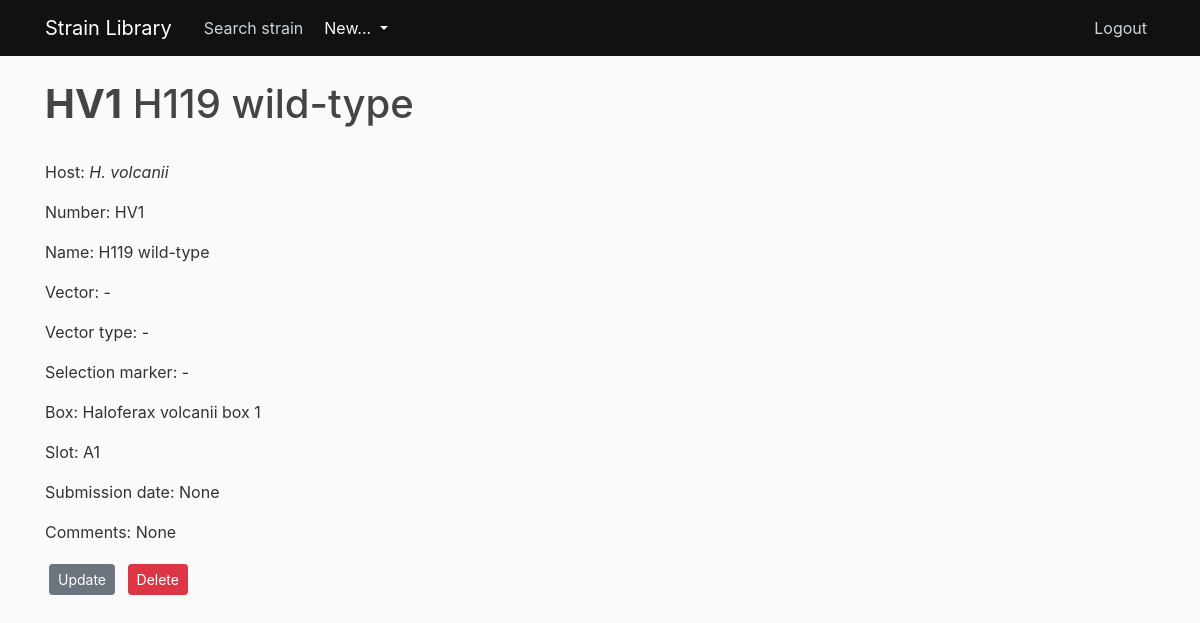
The app's page /strain/314/ (signed in) with its own data.
### strain_library/models.py (models this page shows, shortened)
class Strain(db.Model):
    __tablename__ = 'strain'
    id = db.Column(db.Integer, primary_key=True)
    number = db.Column(db.String, nullable=False, unique=True)
    name = db.Column(db.String, nullable=False)
    host = db.Column(db.String, nullable=False)
    vector = db.Column(db.String)
    vector_type = db.Column(db.String)
    selection_marker = db.Column(db.String)
    box = db.Column(db.String)
    slot = db.Column(db.String)
    date_of_creation = db.Column(db.Date)
    comments = db.Column(db.Text)
    user_id = db.Column(db.Integer, db.ForeignKey('user.id'), nullable=False)
    type = db.Column(db.String)
    __mapper_args__ = {
        'polymorphic_identity':'strain',
        'polymorphic_on':type
    }

### strain_library/routes.py (the view)
@app.route("/strain/<int:strain_id>/")
@login_required
def strain(strain_id):
    strain = Strain.query.get_or_404(strain_id)
    return render_template('strain.html', title=strain.name, strain=strain)

### strain_library/models.py (called while the page is built)
@login_manager.user_loader
def load_user(user_id):
    return User.query.get(int(user_id))

### strain_library/templates/strain.html (shortened to what this page needs)
{% extends "layout.html" %}
{% block content %}
<h1><b>{{ strain.number }}</b> {{ strain.name }}</h1>
<br>
<p>
  Host: <i>{{ strain.host }}</i>
</p>
<p>
  Number: {{ strain.number }}
</p>
<p>
  Name: {{ strain.name }}
</p>
<p>
  Vector: {{ strain.vector }}
</p>
<p>
  Vector type: {{ strain.vector_type }}
</p>
<p>
  Selection marker: {{ strain.selection_marker }}
</p>
<p>
  Box: {{ strain.box }}
</p>
<p>
  Slot: {{ strain.slot }}
</p>
<p>
  Submission date: {{ strain.date_of_creation }}
</p>
<p>
  Comments: {{ strain.comments }}
</p>
<div>
  <a class="btn btn-secondary btn-sm m-1" href="{{ url_for('update_strain', strain_id=strain.id) }}"> Update </a>
  <button type="button" class="btn btn-danger btn-sm m-1" data-toggle="modal" data-target="#deleteModal">Delete</button>
</div>
{% endblock content %}

### strain_library/static/main.css (style rules this page uses)
body { background: #fafafa; color: #333333; margin-top: 5rem; }
h1, h2, h3, h4, h5, h6 { color: #444444; }

### records on screen
Strain: number "HV1", name "H119 wild-type", host "H. volcanii", vector "-", vector_type "-", selection_marker "-", box "Haloferax volcanii box 1", slot "A1", date_of_creation "None", comments "None"
